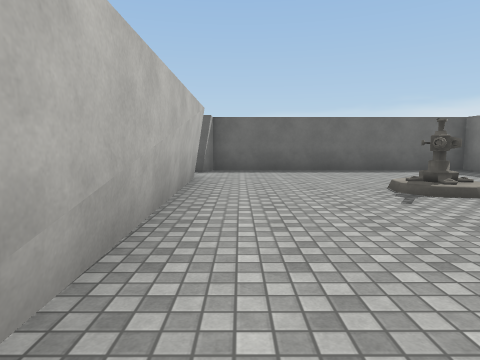
View 1 (above)

22 first-person views from a walk through a Unity game level. The camera is 1.3 m above the floor, tilts 6° down and sees 75° across. The floor is counted in squares, 2 m on a side. Each view is taken from the middle of a square. On the plan, view 1 faces up. The plan holds only what a view shows up to about 10 squares ahead; the rest is blank. The place goes on beyond the plan. The player is left out. Surface patterns are stand-ins for the level's own textures.

View 2
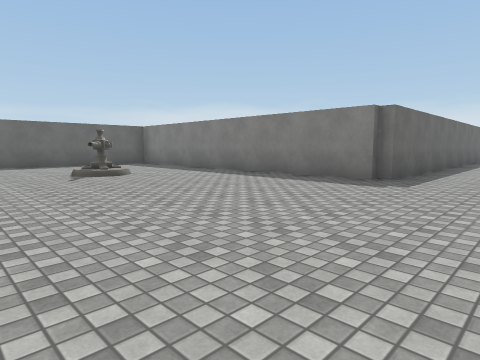

View 3
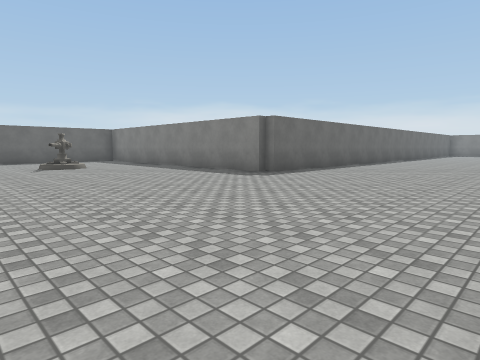

View 4
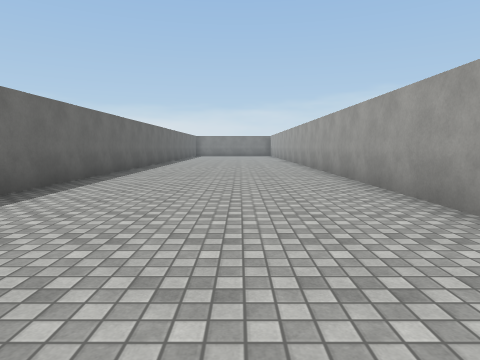

View 5
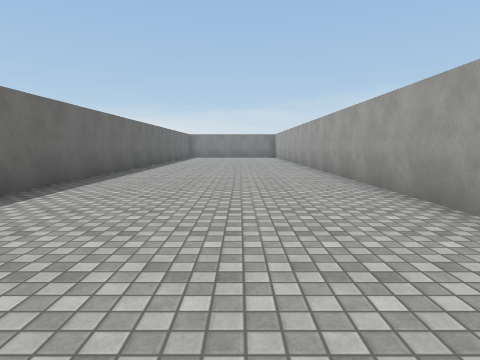

View 6
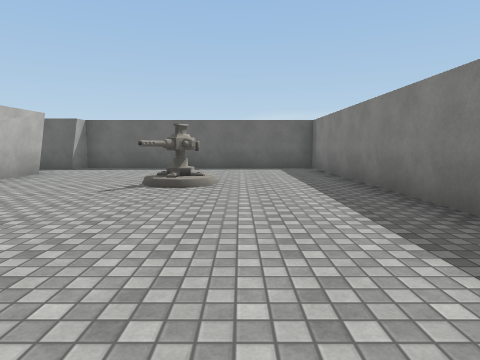

View 7
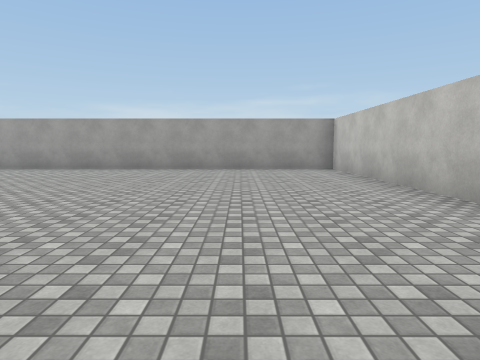

View 8
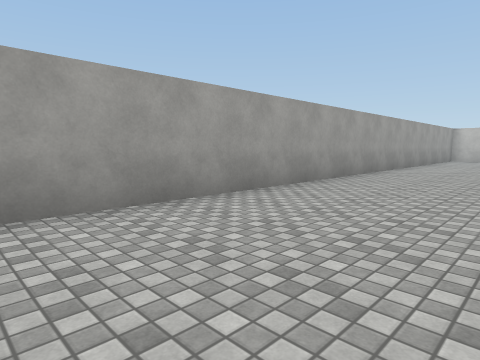

View 9
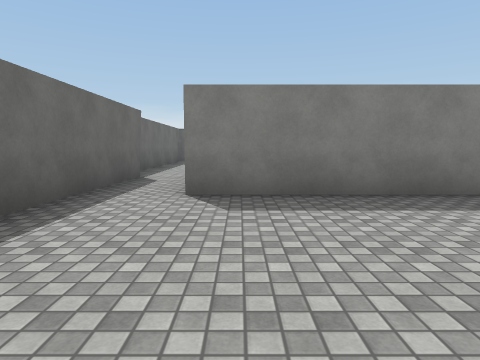

View 10
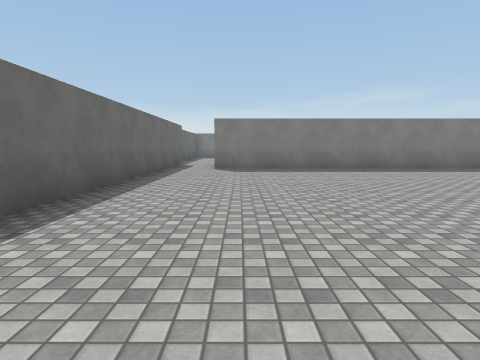

View 11
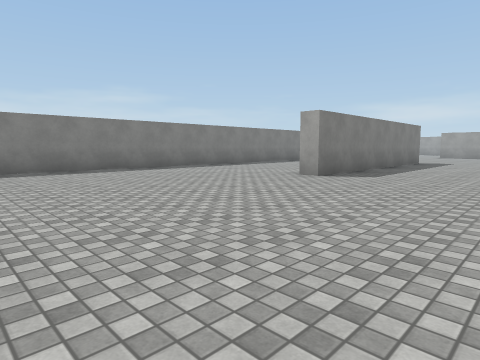

View 12
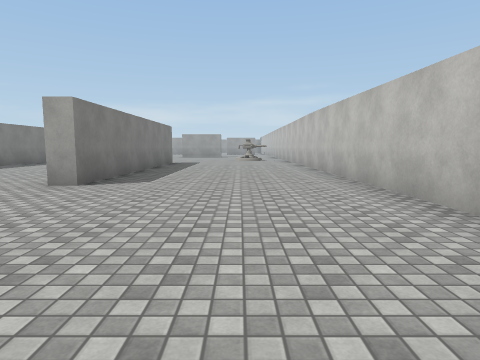

View 13
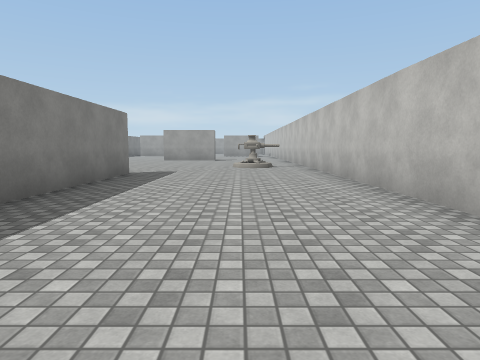

View 14
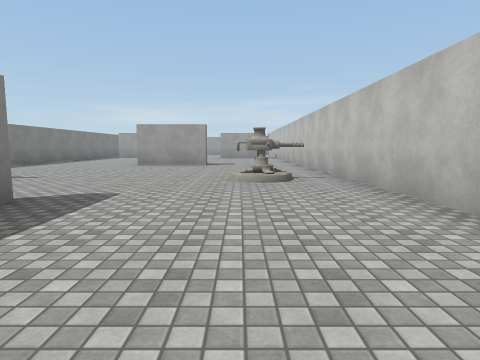

View 15
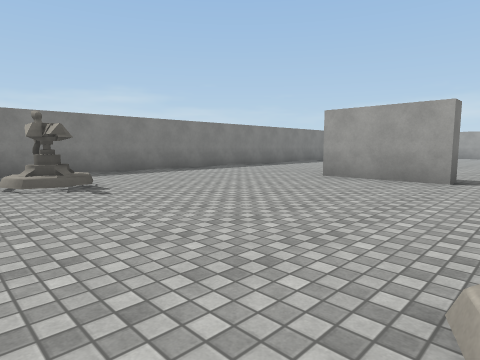

View 16
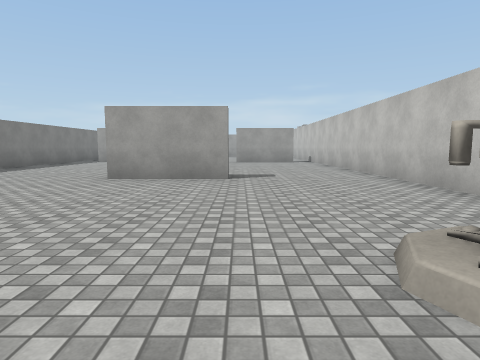

View 17
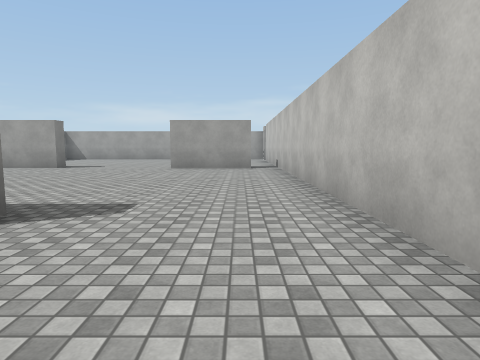

View 18
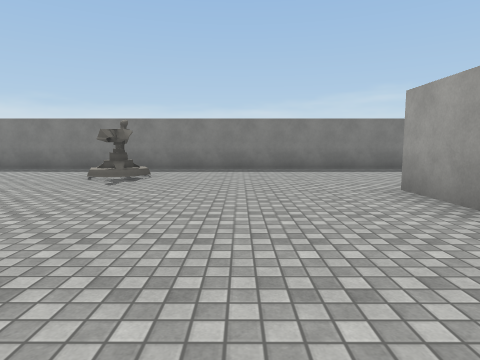

View 19
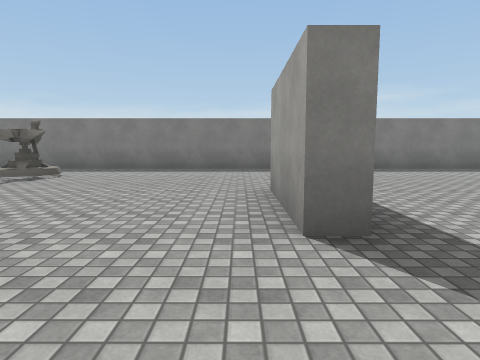

View 20
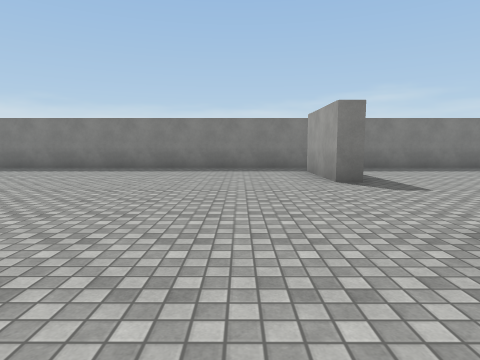

View 21
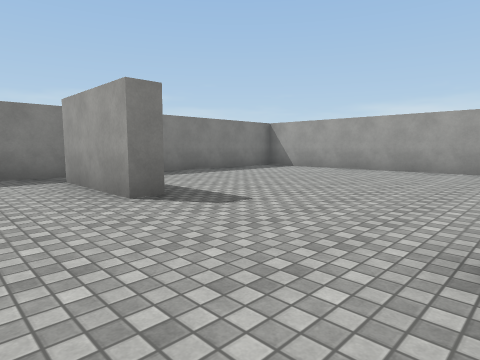

View 22
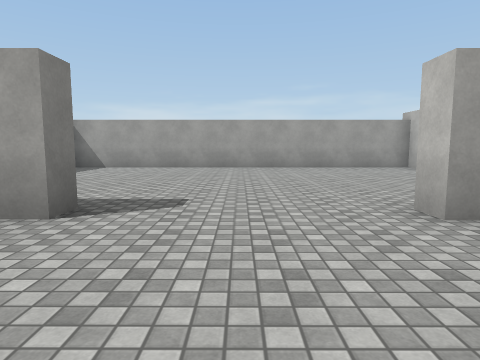

### Floor plan
Points are (right, up) in squares from view 1. A wall is a line through its corners. A room is listed if a view was taken in it or the views show most of it. See-through windows are left out.
Room 1 (views 1, 2, 3, 4, 5, 6, 7, 8)
walls: (6.3, -0.5) (6.3, 8.7) (0.5, 8.7); (16.1, -0.8) (6.5, -0.8) (6.5, -0.4); (-0.8, 6.8) (-0.8, -6.3) (16, -6.3)
ways out: opening at (0, 7.5) to room 2
objects: turret (3, 4) to (3, 5)
Room 2 (views 9, 10, 11, 12, 13, 14, 15, 16, 17, 18, 19, 20, 21, 22)
walls: (-9.3, -7.8) (-9.3, -0.3) (-8.8, -0.3); (-10.8, -16) (-10.8, -15.5) (-8.2, -15.5); (-3.8, -1.1) (-3.8, 6.8); (-14.3, 2.1) (-14.3, -23.1); (-7.3, -23.4) (-7.3, -22.8) (-4.8, -22.8); (-13.4, -22.8) (-10.8, -22.8) (-10.8, -23.4); (-3.8, -23.1) (-3.8, -5.9); (-3.8, -28.1) (-3.8, -24.6); (-14.3, -29.2) (-14.3, -29.8) (-3.9, -29.8); (0.5, 8.7) (-0.7, 8.7) (-1, 8.2) (-10.1, 8.2)
ways out: opening at (0, 7.5) to room 1
objects: turret (-13, -11) to (-12, -10); turret (-7, -11) to (-6, -10)

Positions as (right, up) in squares from view 1, and headings:
1: (0, 0), facing up
2: (0, -3), facing up-right
3: (0, -6), facing up-right
4: (3, -4), facing right
5: (6, -4), facing right
6: (4, -1), facing up
7: (2, 3), facing down
8: (16, -3), facing down-left
9: (-8, 6), facing right
10: (-13, 6), facing right
11: (-13, 6), facing down-right
12: (-12, 5), facing down
13: (-12, 0), facing down
14: (-12, -4), facing down
15: (-12, -9), facing down-right
16: (-11, -9), facing down
17: (-13, -13), facing down
18: (-13, -13), facing right
19: (-13, -15), facing right
20: (-13, -21), facing right
21: (-11, -21), facing down-right
22: (-9, -20), facing down
